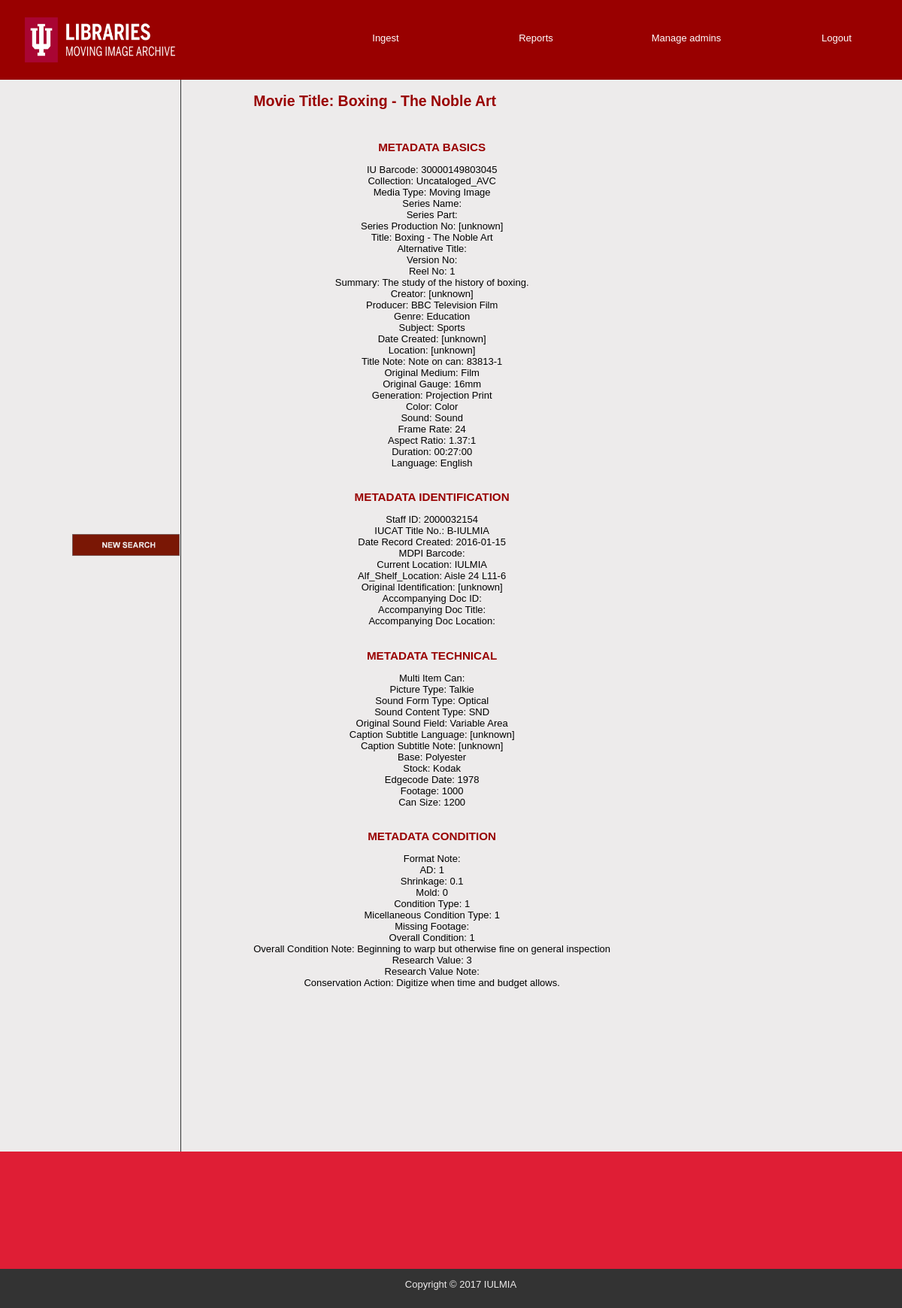
The app's page /public/moviepageadmin.php?movieid=30000149803045 (signed in) with its own data.
### tables this page shows
CREATE TABLE BIB_BASIC (
    Bib_IU_Barcode varchar(20) not null,
    Bib_Collection varchar(200) not null,
    Bib_Media_Type varchar(20),
    Bib_Series_Name varchar(200),
    Bib_Series_Part varchar(10),
    Bib_Series_Production_No varchar(25),
    Bib_Title varchar(200) not null,
    Bib_Alternative_Title varchar(200),
    Bib_Version_No smallint,
    Bib_Reel_No smallint,
    Bib_Summary varchar(200),
    Bib_Creator varchar(50),
    Bib_Producer varchar(50),
    Bib_Genre varchar(25) not null,
    Bib_Subject varchar(50) not null,
    Bib_Date_Created varchar(200),
    Bib_Location varchar(200),
    Bib_Title_Note varchar(200),
    Bib_Original_Medium varchar(15),
    Bib_Original_Gauge varchar(25),
    Bib_Generation varchar(50),
    Bib_Color varchar(20),
    Bib_Sound varchar(15),
    Bib_Frame_Rate int,
    Bib_Aspect_Ratio varchar(10),
    Bib_Duration time,
    Bib_Language varchar(50),
    primary key (Bib_IU_Barcode)
);

CREATE TABLE BIB_IDENT (
    Bibident_ID int not null auto_increment,
    Bib_IU_Barcode varchar(20) not null,
    Per_ID varchar(15) not null,
    Bibident_IUCAT_Title_No varchar(50),
    Bibident_Date_Record_Created DATE,
    Bibident_MDPI_Barcode bigint,
    Bibident_Current_Location varchar(50) not null,
    Bibident_Alf_Shelf_Location varchar(30),
    Bibident_Original_Identification varchar(25),
    Bibident_Accompanying_Doc_ID varchar(25),
    Bibident_Accompanying_Doc_Title varchar(200),
    Bibident_Accompanying_Doc_Location varchar(25),
    primary key (Bibident_ID), 
    foreign key (Bib_IU_Barcode) references BIB_BASIC (Bib_IU_Barcode),
    foreign key (Per_ID) references PERSON (Per_ID)
);

CREATE TABLE BIB_TECH (
    BibTech_ID int not null auto_increment,
    Bib_IU_Barcode varchar(20) not null,
    BibTech_Multi_Item_Can int,
    BibTech_Picture_Type varchar(50),
    BibTech_Sound_Form_Type varchar(25),
    BibTech_Sound_Content_Type varchar(200),
    BibTech_Original_Sound_Field varchar(200),
    BibTech_Caption_Subtitle_Language varchar(25),
    BibTech_Caption_Subtitle_Note varchar(200),
    BibTech_Base varchar(25),
    BibTech_Stock varchar(25),
    BibTech_Edgecode_Date year,
    BibTech_Footage int,
    BibTech_Can_Size int,
    primary key (BibTech_ID), 
    foreign key (Bib_IU_Barcode) references BIB_BASIC (Bib_IU_Barcode)
);

CREATE TABLE BIB_COND (
    Bibcond_ID int not null auto_increment,
    Bib_IU_Barcode varchar(20) not null,
    BibCond_Format_Note varchar(200),
    BibCond_AD smallint,
    BibCond_Shrinkage float(2,1),
    BibCond_Mold smallint,
    BibCond_Condition_Type smallint,
    BibCond_Micellaneous_Condition_Type varchar(200),
    BibCond_Missing_Footage int,
    BibCond_Overall_Condition smallint,
    BibCond_Overall_Condition_Note varchar(200),
    BibCond_Research_Value smallint,
    BibCond_Research_Value_Note varchar(200),
    BibCond_Conservation_Action varchar(200),
    primary key (Bibcond_ID), 
    foreign key (Bib_IU_Barcode) references BIB_BASIC (Bib_IU_Barcode)
);

### includes/functions.php (called while the page is built, shortened)
<?php
	function fetch_details_movie($movie_id) {
		global $connection;
		$query = "Select * from BIB_BASIC where Bib_IU_Barcode = $movie_id";
		$movie_details = mysqli_query($connection, $query);
		return $movie_details;
	}
	function fetch_ident_details_movie($movie_id) {
		global $connection;
		$query = "Select * from BIB_IDENT where Bib_IU_Barcode = $movie_id";
		$movie_details = mysqli_query($connection, $query);
		return $movie_details;
	}
	function fetch_tech_details_movie($movie_id) {
		global $connection;
		$query = "Select * from BIB_TECH where Bib_IU_Barcode = $movie_id";
		$movie_details = mysqli_query($connection, $query);
		return $movie_details;
	}
	function fetch_cond_details_movie($movie_id) {
		global $connection;
		$query = "Select * from BIB_COND where Bib_IU_Barcode = $movie_id";
		$movie_details = mysqli_query($connection, $query);
		return $movie_details;
	}
?>

### public/moviepageadmin.php (the view, shortened to what this page needs)
<?php require_once("../includes/data/db_config.php"); ?>
<?php require_once("../includes/functions.php"); ?>
<?php include("../includes/templates/header-admin.php"); ?>
<div id="main">
	<table>
		<tr>
			<td width="20%"><div id="navigation" style="padding-left: 40%; padding-bottom: 98%">
				<br>
				<br>
				<br>
				<a href="ingest.php"><img src="../public/images/NewSearchN.png" alt="New Search" width="100%"></a>
			</div></td>
			<td width="80%"><div id="page">
			<?php
				if(isset($_GET["movieid"])) {
					$movie_bib_details = fetch_details_movie($_GET["movieid"]);
					$output = "<h2>";
					$output .= "Movie Title: ";
					while ($mov = mysqli_fetch_assoc($movie_bib_details)) {
						$output .= $mov["Bib_Title"] . "</h2><br>";
						$output .= "<h3>METADATA BASICS</h3>";
						$output .= "IU Barcode: " . $mov["Bib_IU_Barcode"] . "<br>";
						$output .= "Collection: " . $mov["Bib_Collection"] . "<br>";
						$output .= "Media Type: " . $mov["Bib_Media_Type"] . "<br>";
						$output .= "Series Name: " . $mov["Bib_Series_Name"] . "<br>";
						$output .= "Series Part: " . $mov["Bib_Series_Part"] . "<br>";
						$output .= "Series Production No: " . $mov["Bib_Series_Production_No"] . "<br>";
						$output .= "Title: " . $mov["Bib_Title"] . "<br>";
						$output .= "Alternative Title: " . $mov["Bib_Alternative_Title"] . "<br>";
						$output .= "Version No: " . $mov["Bib_Version_No"] . "<br>";
						$output .= "Reel No: " . $mov["Bib_Reel_No"] . "<br>";
						$output .= "Summary: " . $mov["Bib_Summary"] . "<br>";
						$output .= "Creator: " . $mov["Bib_Creator"] . "<br>";
						$output .= "Producer: " . $mov["Bib_Producer"] . "<br>";
						$output .= "Genre: " . $mov["Bib_Genre"] . "<br>";
						$output .= "Subject: " . $mov["Bib_Subject"] . "<br>";
						$output .= "Date Created: " . $mov["Bib_Date_Created"] . "<br>";
						$output .= "Location: " . $mov["Bib_Location"] . "<br>";
						$output .= "Title Note: " . $mov["Bib_Title_Note"] . "<br>";
						$output .= "Original Medium: " . $mov["Bib_Original_Medium"] . "<br>";
						$output .= "Original Gauge: " . $mov["Bib_Original_Gauge"] . "<br>";
						$output .= "Generation: " . $mov["Bib_Generation"] . "<br>";
						$output .= "Color: " . $mov["Bib_Color"] . "<br>";
						$output .= "Sound: " . $mov["Bib_Sound"] . "<br>";
						$output .= "Frame Rate: " . $mov["Bib_Frame_Rate"] . "<br>";
						$output .= "Aspect Ratio: " . $mov["Bib_Aspect_Ratio"] . "<br>";
						$output .= "Duration: " . $mov["Bib_Duration"] . "<br>";
						$output .= "Language: " . $mov["Bib_Language"] . "<br>";
					}
					echo "$output";
				}
			?>
			<br>
			<h3>METADATA IDENTIFICATION</h3>
			<?php
				if(isset($_GET["movieid"])) {
					$movie_bib_details = fetch_ident_details_movie($_GET["movieid"]);
					$output = "";
					while ($mov = mysqli_fetch_assoc($movie_bib_details)) {
						$output .= "Staff ID: " . $mov["Per_ID"] . "<br>";
						$output .= "IUCAT Title No.: " . $mov["Bibident_IUCAT_Title_No"] . "<br>";
						$output .= "Date Record Created: " . $mov["Bibident_Date_Record_Created"] . "<br>";
						$output .= "MDPI Barcode: " . $mov["Bibident_MDPI_Barcode"] . "<br>";
						$output .= "Current Location: " . $mov["Bibident_Current_Location"] . "<br>";
						$output .= "Alf_Shelf_Location: " . $mov["Bibident_Alf_Shelf_Location"] . "<br>";
						$output .= "Original Identification: " . $mov["Bibident_Original_Identification"] . "<br>";
						$output .= "Accompanying Doc ID: " . $mov["Bibident_Accompanying_Doc_ID"] . "<br>";
						$output .= "Accompanying Doc Title: " . $mov["Bibident_Accompanying_Doc_Title"] . "<br>";
						$output .= "Accompanying Doc Location: " . $mov["Bibident_Accompanying_Doc_Location"] . "<br>";
					}
					echo "$output";
				}
			?>
			<br>
			<h3>METADATA TECHNICAL</h3>
			<?php
				if(isset($_GET["movieid"])) {
					$movie_bib_details = fetch_tech_details_movie($_GET["movieid"]);
					$output = "";
					while ($mov = mysqli_fetch_assoc($movie_bib_details)) {
						$output .= "Multi Item Can: " . $mov["BibTech_Multi_Item_Can"] . "<br>";
						$output .= "Picture Type: " . $mov["BibTech_Picture_Type"] . "<br>";
						$output .= "Sound Form Type: " . $mov["BibTech_Sound_Form_Type"] . "<br>";
						$output .= "Sound Content Type: " . $mov["BibTech_Sound_Content_Type"] . "<br>";
						$output .= "Original Sound Field: " . $mov["BibTech_Original_Sound_Field"] . "<br>";
						$output .= "Caption Subtitle Language: " . $mov["BibTech_Caption_Subtitle_Language"] . "<br>";
						$output .= "Caption Subtitle Note: " . $mov["BibTech_Caption_Subtitle_Note"] . "<br>";
						$output .= "Base: " . $mov["BibTech_Base"] . "<br>";
						$output .= "Stock: " . $mov["BibTech_Stock"] . "<br>";
						$output .= "Edgecode Date: " . $mov["BibTech_Edgecode_Date"] . "<br>";
						$output .= "Footage: " . $mov["BibTech_Footage"] . "<br>";
						$output .= "Can Size: " . $mov["BibTech_Can_Size"] . "<br>";
					}
					echo "$output";
				}
			?>
			<br>
			<h3>METADATA CONDITION</h3>
			<?php
				if(isset($_GET["movieid"])) {
					$movie_bib_details = fetch_cond_details_movie($_GET["movieid"]);
					$output = "";
					while ($mov = mysqli_fetch_assoc($movie_bib_details)) {
						$output .= "Format Note: " . $mov["BibCond_Format_Note"] . "<br>";
						$output .= "AD: " . $mov["BibCond_AD"] . "<br>";
						$output .= "Shrinkage: " . $mov["BibCond_Shrinkage"] . "<br>";
						$output .= "Mold: " . $mov["BibCond_Mold"] . "<br>";
						$output .= "Condition Type: " . $mov["BibCond_Condition_Type"] . "<br>";
						$output .= "Micellaneous Condition Type: " . $mov["BibCond_Micellaneous_Condition_Type"] . "<br>";
						$output .= "Missing Footage: " . $mov["BibCond_Missing_Footage"] . "<br>";
						$output .= "Overall Condition: " . $mov["BibCond_Overall_Condition"] . "<br>";
						$output .= "Overall Condition Note: " . $mov["BibCond_Overall_Condition_Note"] . "<br>";
						$output .= "Research Value: " . $mov["BibCond_Research_Value"] . "<br>";
						$output .= "Research Value Note: " . $mov["BibCond_Research_Value_Note"] . "<br>";
						$output .= "Conservation Action: " . $mov["BibCond_Conservation_Action"] . "<br>";
					}
					echo "$output";
				}
			?>
			</div></td>
		</tr>
	</table>
</div>
<?php include("../includes/templates/footer.php"); ?>

### public/css/public.css (style rules this page uses)
html { height: 100%; width: 100%; }
body { width: 100%; height: 100%; margin: 0; padding: 0; border: 0; font-family: Verdana, Arial, Helvetica, sans-serif; font-size: 13px; line-height: 15px; background: #EDEBEB; text-align: center; }
#main { width: 100%; background: #EDEBEB; overflow: auto; position: relative; }
#navigation { float: left; margin: 0; color: #191919; background: #EDEBEB; }
#navigation a { color: #191919; text-decoration: none; }
#page { float: left; margin: 0; padding-left: 10%; background: #EDEBEB; padding-bottom: 22.5%; }
#page h2 { color: #990000; margin-top: 1em; text-align: left; }
#page h3 { color: #990000; }
table { border-collapse: collapse; }
table td { border: 1px solid #333333; }
table tr:first-child td { border-top: 0; }
table tr:last-child td { border-bottom: 0; }
table tr td:first-child { border-left: 0; }
table tr td:last-child { border-right: 0; }

### records on screen
bib_basic: Bib_Title "Boxing - The Noble Art", Bib_IU_Barcode "30000149803045", Bib_Collection "Uncataloged_AVC", Bib_Media_Type "Moving Image", Bib_Series_Production_No "[unknown]", Bib_Reel_No "1", Bib_Summary "The study of the history of boxing.", Bib_Creator "[unknown]", Bib_Producer "BBC Television Film", Bib_Genre "Education", Bib_Subject "Sports", Bib_Date_Created "[unknown]", Bib_Location "[unknown]", Bib_Title_Note "Note on can: 83813-1", Bib_Original_Medium "Film", Bib_Original_Gauge "16mm", Bib_Generation "Projection Print", Bib_Color "Color", Bib_Sound "Sound", Bib_Frame_Rate "24", Bib_Aspect_Ratio "1.37:1", Bib_Duration "00:27:00", Bib_Language "English"
bib_ident: Per_ID "2000032154", Bibident_IUCAT_Title_No "B-IULMIA", Bibident_Date_Record_Created "2016-01-15", Bibident_Current_Location "IULMIA", Bibident_Alf_Shelf_Location "Aisle 24 L11-6", Bibident_Original_Identification "[unknown]"
bib_tech: BibTech_Picture_Type "Talkie", BibTech_Sound_Form_Type "Optical", BibTech_Sound_Content_Type "SND", BibTech_Original_Sound_Field "Variable Area", BibTech_Caption_Subtitle_Language "[unknown]", BibTech_Caption_Subtitle_Note "[unknown]", BibTech_Base "Polyester", BibTech_Stock "Kodak", BibTech_Edgecode_Date "1978", BibTech_Footage "1000", BibTech_Can_Size "1200"
bib_cond: BibCond_AD "1", BibCond_Shrinkage "0.1", BibCond_Mold "0", BibCond_Condition_Type "1", BibCond_Micellaneous_Condition_Type "1", BibCond_Overall_Condition "1", BibCond_Overall_Condition_Note "Beginning to warp but otherwise fine on general inspection", BibCond_Research_Value "3", BibCond_Conservation_Action "Digitize when time and budget allows."

### other values on screen
$output "Movie Title:"
